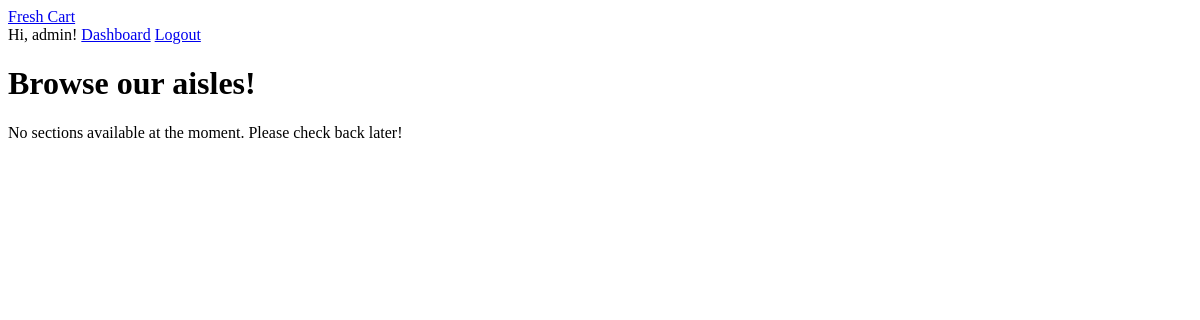
Page / (signed in) on the earlier database version.
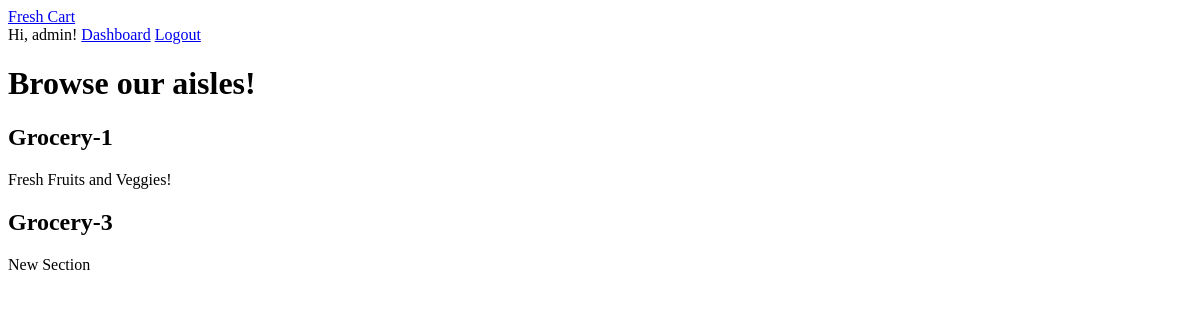
Same page on the later database version.
### models.py (models this page shows)
class Section(db.Model):
    id = db.Column(db.Integer, primary_key=True)
    name = db.Column(db.String(100), nullable=False)
    description = db.Column(db.String(200))
    products = db.relationship('Products', backref='section', cascade="all, delete", lazy=True)

### app.py (the view)
@app.route('/')
@login_required
def home():
    sections = Section.query.all()
    return render_template('home.html', sections=sections)

### app.py (called while the page is built)
def login_required(f):
    @wraps(f)
    def wrapper(*args, **kwargs):
        if 'user_id' not in session:
            flash("Please Login In First")
            return redirect(url_for('login'))
        return f(*args, **kwargs)
    return wrapper

### templates/home.html
{% extends 'base.html' %} {% block title %}Home | Fresh Cart{% endblock %}
{% block content %}
<h1>Browse our aisles!</h1>
{% for section in sections %}
<h2>{{ section.name }}</h2>
<p>{{ section.description }}</p>
{% else %}
<p>No sections available at the moment. Please check back later!</p>
{% endfor %} {% endblock %}

### templates/base.html (shortened to what this page needs)
<!doctype html>
<html lang="en">
  <head>
  </head>
  <body>
    <nav class="navbar">
      <a href="{{ url_for('home') }}" class="brand">Fresh Cart</a>
      <div class="nav-links">
        {% if session.user_id %}
        <span>Hi, {{ session.username }}!</span>
        {% if session.is_admin %}
        <a href="{{ url_for('admin_dashboard') }}">Dashboard</a>
        {% endif %}
        <a href="{{ url_for('logout') }}">Logout</a>
        {% else %}
        <a href="{{ url_for('login') }}">Login</a>
        <a href="{{ url_for('register') }}">Register</a>
        {% endif %}
      </div>
    </nav>
    <main class="container">
       {% block content %}{% endblock %}
    </main>
  </body>
</html>

Differences in the rows shown:
added Section: name "Grocery-1", description "Fresh Fruits and Veggies!"
added Section: name "Grocery-3", description "New Section"
Other differences:
text no longer shown: "No sections available at the moment. Please check back later!"
